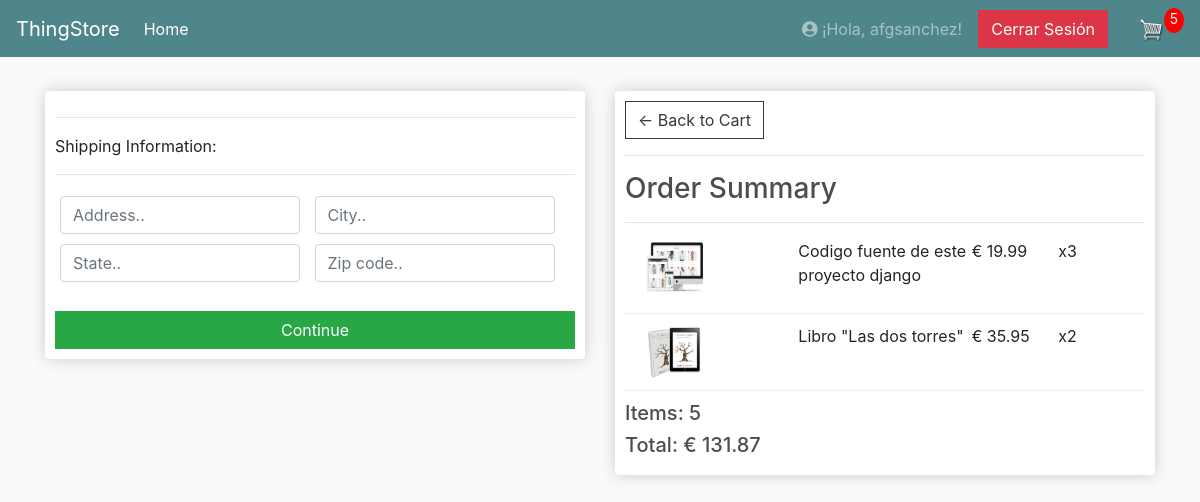
The page /checkout/ (signed in) on the database as committed earlier.
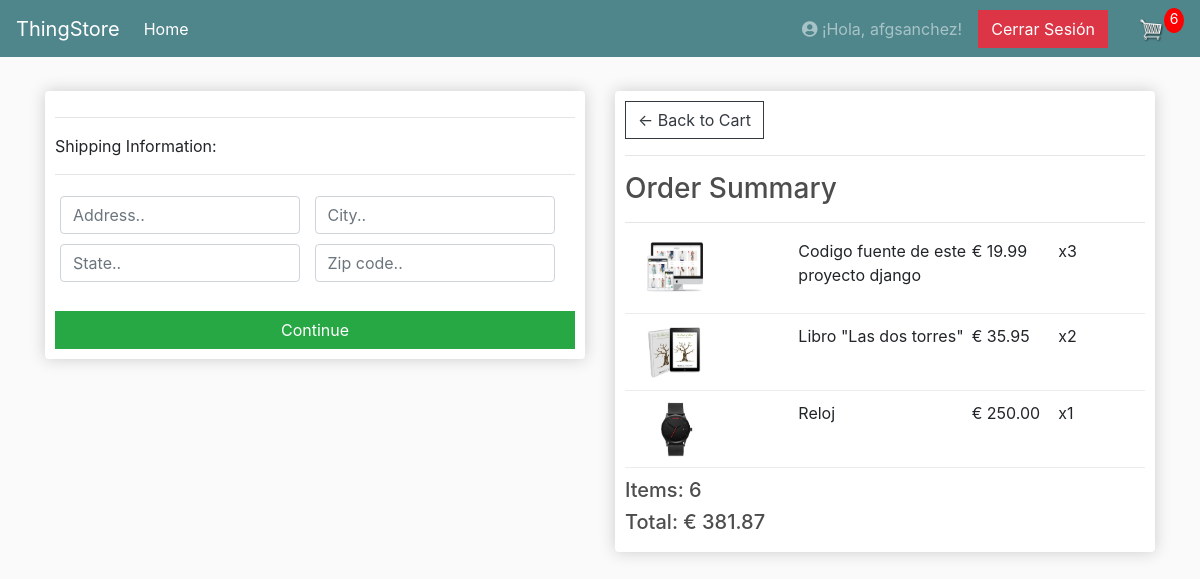
The same page on the database as committed later.
### store/models.py (models this page shows, shortened)
class OrderItem(models.Model):
    product = models.ForeignKey(Product, on_delete=models.SET_NULL, null=True)
    order = models.ForeignKey(Order, on_delete=models.SET_NULL, null=True)
    quantity = models.IntegerField(default=0, null=True, blank=True)
    date_added = models.DateTimeField(auto_now_add=True)
    @property
    def get_total(self):
        total = self.product.price * self.quantity
        return total
    def requires_shipping(self):
        return not self.product.digital
    requires_shipping.boolean = True
    requires_shipping.short_description = 'Requires Shipping'

class Product(models.Model):
    name = models.CharField(max_length=200)
    price = models.FloatField()
    digital = models.BooleanField(default=False, null=True, blank=True)
    image = models.ImageField(null=True, blank=True)
    @property
    def imageURL(self):
        try:
            url = self.image.url
        except:
            url = ''
        return url

class Order(models.Model):
    customer = models.ForeignKey(Customer, null=True, blank=True, on_delete=models.SET_NULL)
    date_ordered = models.DateTimeField(auto_now_add=True)
    complete = models.BooleanField(default=False)
    transaction_id = models.CharField(max_length=100, null=True)
    @property
    def shipping(self):
        shipping = False
        orderitems = self.orderitem_set.all()
        for i in orderitems:
            if i.product.digital == False:
                shipping = True
        return shipping
    @property
    def get_cart_total(self):
        orderitems = self.orderitem_set.all()
        total = sum([item.get_total for item in orderitems])
        return total
    @property
    def get_cart_items(self):
        orderitems = self.orderitem_set.all()
        total = sum([item.quantity for item in orderitems])
        return total

### store/views.py (the view)
# urls.py: path('checkout/', views.checkout, name="checkout"),
def checkout(request):
    data = cartData(request)
    cartItems = data['cartItems']
    order = data['order']
    items = data['items']
    context = {'items': items, 'order': order, 'cartItems': cartItems}
    return render(request, 'store/checkout.html', context)

### store/utils.py (called while the page is built)
def cartData(request):
    if request.user.is_authenticated:
        try:
            customer = request.user.customer
        except Customer.DoesNotExist:
            customer = Customer.objects.create(
                user=request.user,
                name=request.user.username, # Puedes ajustar esto si tienes un campo 'first_name' en tu User
                email=request.user.email,
            )
        order, created = Order.objects.get_or_create(customer=customer, complete=False)
        items = order.orderitem_set.all()
        cartItems = order.get_cart_items
    else:
        cookieData = cookieCart(request)
        cartItems = cookieData['cartItems']
        order = cookieData['order']
        items = cookieData['items']
    return {'cartItems': cartItems, 'order': order, 'items': items}

### store/templates/store/checkout.html (shortened to what this page needs)
{% extends 'store/main.html' %}
{% load static %}
{% block content %}
     <div class="row">
		<div class="col-lg-6">
			<div class="box-element" id="form-wrapper">
                <form id="form">
                    <div id="shipping-info">
                        <hr>
						<p>Shipping Information:</p>
						<hr>
						<div class="form-field">
							<input class="form-control" type="text" name="address" placeholder="Address..">
						</div>
						<div class="form-field">
							<input class="form-control" type="text" name="city" placeholder="City..">
						</div>
						<div class="form-field">
							<input class="form-control" type="text" name="state" placeholder="State..">
						</div>
						<div class="form-field">
							<input class="form-control" type="text" name="zipcode" placeholder="Zip code..">
						</div>
                    </div>
                    <br>
                    <input id="form-button" class="btn btn-success btn-block" type="submit" value="Continue">
                </form>
			</div>
            <br>
		</div>
		<div class="col-lg-6">
			<div class="box-element">
                <a class="btn btn-outline-dark" href="{% url 'cart' %}">&#x2190; Back to Cart</a>
                <hr>
                <h3>Order Summary</h3>
                <hr>
				{% for item in items %}
					<div class="cart-row">
						<div style="flex:2"><img class="row-image" src="{{item.product.imageURL}}"></div>
						<div style="flex:2"><p>{{item.product.name}}</p></div>
						<div style="flex:1"><p>€ {{item.product.price|floatformat:2}}</p></div>
						<div style="flex:1"><p>x{{item.quantity}}</p></div>
					</div>
				{% endfor %}
				<h5>Items:   {{order.get_cart_items}}</h5>
				<h5>Total:   € {{order.get_cart_total|floatformat:2}}</h5>
			</div>
		</div>
	</div>
{% endblock content %}

### store/templates/store/main.html (shortened to what this page needs)
<!DOCTYPE html>
{% load static %}
<html>
<head>
	<link rel="stylesheet" href="https://stackpath.bootstrapcdn.com/bootstrap/4.4.1/css/bootstrap.min.css">
	<link rel="stylesheet" type="text/css" href="{% static 'css/main.css' %}">
	<link rel="stylesheet" href="https://cdnjs.cloudflare.com/ajax/libs/font-awesome/5.15.4/css/all.min.css" />
</head>
<body>
	<nav class="navbar navbar-expand-lg navbar-dark bg-dark">
	  <a class="navbar-brand" href="{% url 'store' %}">ThingStore</a>
	  <div class="collapse navbar-collapse" id="navbarSupportedContent">
	    <ul class="navbar-nav mr-auto">
	      <li class="nav-item active">
	        <a class="nav-link" href="{% url 'store' %}">Home <span class="sr-only">(current)</span></a>
	      </li>
	    </ul>
			<div class="form-inline my-2 my-lg-0">
				{% if not user.is_authenticated %}
					<a href="{% url 'login' %}" class="btn btn-warning">Login</a>
				{% else %}
					<span class="navbar-text mr-3">
					  <i class="fas fa-user-circle"></i> ¡Hola, {{ user.username }}!
					</span>
					<form action="{% url 'logout' %}" method="post" style="display: inline;">
						<button type="submit" class="btn btn-danger mr-3">Cerrar Sesión</button>
					</form>
					<a href="{% url 'cart' %}">
					   <img  id="cart-icon" src="{% static 'images/cart.png' %}">
					</a>
					<p id="cart-total">{{cartItems}}</p>
				{% endif %}
			</div>
	  </div>
	</nav>
     <div class="container">
            <br>
            {% block content %}
            {% endblock content %}
         </div>
</body>
</html>

Rows that differ between the two databases and show on the page:
added OrderItem: product.imageURL (picture), product.name "Reloj", product.price "250.00", quantity "1"
computed for Order: get_cart_items "5" → "6"; get_cart_total "131.87" → "381.87"
Other text that changed with them:
{{ cartItems }}: "5" → "6"
